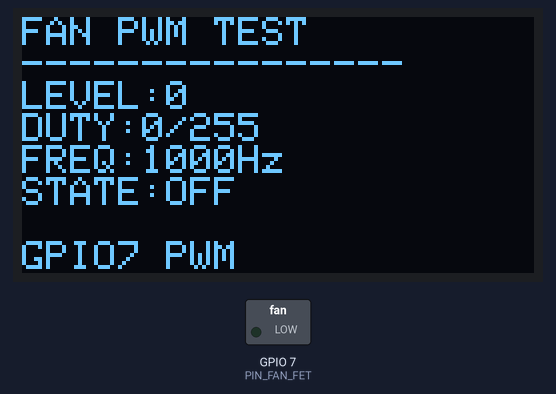
The sketch below on a simulated ESP32-S3. Parts: 128×64 one-colour display, switched loads named in the sketch (green lamp = pin HIGH). What the sketch prints to the serial monitor is not drawn.

Above: at 0.2 s.
At 4.27 s:
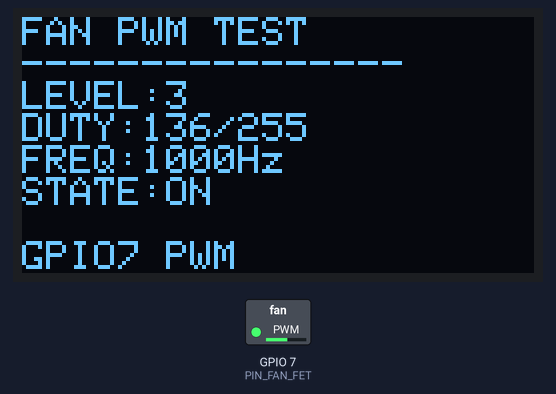
At 8.27 s:
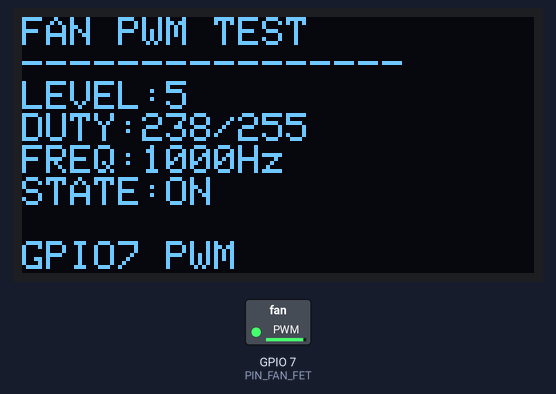
At 16.1 s:
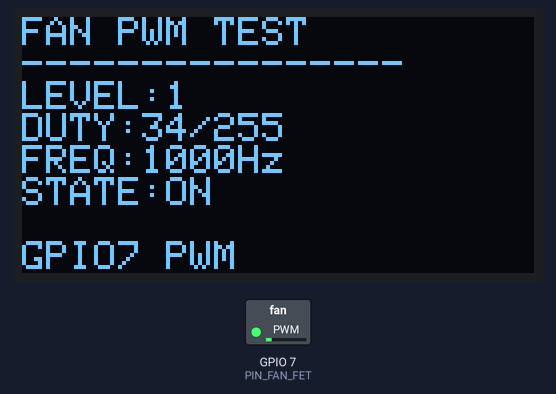
Timing chart, 0 to 40.0 s (numbered marks = the images above):
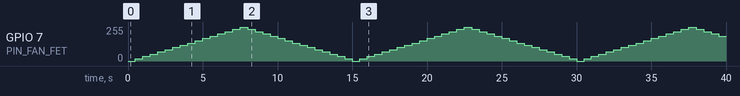

Measured:
- what the display in image 1 shows lasts 0.5 s, from 4.0 s to 4.5 s

The sketch:

test06_pwm_fan.ino
```cpp
#include <Arduino.h>
#include <Wire.h>
#include <Adafruit_SSD1306.h>

// TEST 06 - PWM / Fan
// Phu hop: ESP32-S3
// Pin theo PinConfig.h: PIN_FAN_FET_PWM = 7
// API theo drivers/PwmDriver: ledcAttach(pin, freq, resolution) - core 3.x
//   ChannelConfig { pin=7, freq=1000, resolution=8 }

// OLED SSD1306 128x64 I2C 0x3C SDA8 SCL9
#define OLED_SDA 8
#define OLED_SCL 9
#define OLED_ADDR 0x3C
#define OLED_W 128
#define OLED_H 64
Adafruit_SSD1306 display(OLED_W, OLED_H, &Wire, -1);
bool oled_ok = false;
//
// NOTE:
//  - Motor cung dung LEDC 20kHz/10-bit (xem TEST 07) - hai driver dung LEDC
//    rieng nhu nhau trong core 3.x (ledcAttach duoc gan channel noi bo).
//  - Khi chay dong tho: Fan Relay (GPIO5, TEST03) phai ON de cap nguon quat,
//    FET nay chi dieu che PWM toc do.
//
// KHONG upload quen khong tho! Day la testcase build/static.

#define PIN_FAN_FET  7

#define PWM_FREQ_HZ      1000
#define PWM_RES_BITS     8

#define STEP_MS       500UL
#define DUTY_MAX      255U

uint8_t duty = 0;
bool rising = true;
unsigned long last_step = 0;

void updateOled() {
    if (!oled_ok) return;
    display.clearDisplay();
    display.setTextSize(1);
    display.setTextColor(SSD1306_WHITE);
    display.setCursor(0, 0);
    display.println("FAN PWM TEST");
    display.println("----------------");
    // Level from duty
    uint8_t level = (duty + 25) / 51;
    if (duty==0) level=0;
    char buf[32];
    snprintf(buf, sizeof(buf), "LEVEL:%d", level);
    display.println(buf);
    snprintf(buf, sizeof(buf), "DUTY:%d/255", duty);
    display.println(buf);
    snprintf(buf, sizeof(buf), "FREQ:%dHz", PWM_FREQ_HZ);
    display.println(buf);
    display.println(duty>0 ? "STATE:ON" : "STATE:OFF");
    // Show relay hint
    display.setCursor(0, 56);
    display.print("GPIO7 PWM");
    display.display();
}

void setup() {
    Serial.begin(115200);
    delay(100);
    while (!Serial && millis() < 3000) {}

    Serial.println();
    Serial.println("=== TEST 06 : PWM / FAN (GPIO7) ===");
    Serial.printf("ledcAttach(GPIO%u, %uHz, %u-bit)\r\n",
                  PIN_FAN_FET, PWM_FREQ_HZ, PWM_RES_BITS);

    // OLED init
    Wire.begin(OLED_SDA, OLED_SCL);
    if (!display.begin(SSD1306_SWITCHCAPVCC, OLED_ADDR)) {
        oled_ok = false;
        Serial.println("[OLED] INIT FAIL");
    } else {
        oled_ok = true;
        display.clearDisplay();
        display.setTextSize(1);
        display.setTextColor(SSD1306_WHITE);
        display.setCursor(0, 0);
        display.println("FAN PWM TEST");
        display.println("----------------");
        display.println("INIT");
        display.display();
        Serial.println("[OLED] INIT PASS");
    }

    if (!ledcAttach(PIN_FAN_FET, PWM_FREQ_HZ, PWM_RES_BITS)) {
        Serial.println("[PWM] ERROR: ledcAttach failed");
        if (oled_ok) {
            display.clearDisplay();
            display.setCursor(0, 0);
            display.println("FAN PWM TEST");
            display.println("ERROR: ledcAttach");
            display.display();
        }
        return;  // setup exit -> loop khong lam gi (build/static ok)
    }
    ledcWrite(PIN_FAN_FET, 0);
    Serial.println("[PWM] ledcAttach OK, initial duty=0");
    updateOled();
}

void loop() {
    unsigned long now = millis();
    if (now - last_step < STEP_MS) return;
    last_step = now;

    if (rising) {
        duty += 17;   // ~0-255 ramp len
        if (duty >= DUTY_MAX) { duty = DUTY_MAX; rising = false; }
    } else {
        duty -= 17;   // ramp xuong
        if (duty <= 0) { duty = 0; rising = true; }
    }

    ledcWrite(PIN_FAN_FET, duty);
    Serial.printf("[PWM] GPIO%u duty=%u (%u%%)\r\n",
                  PIN_FAN_FET, duty, (unsigned)(duty * 100UL / DUTY_MAX));
    updateOled();
}
```
